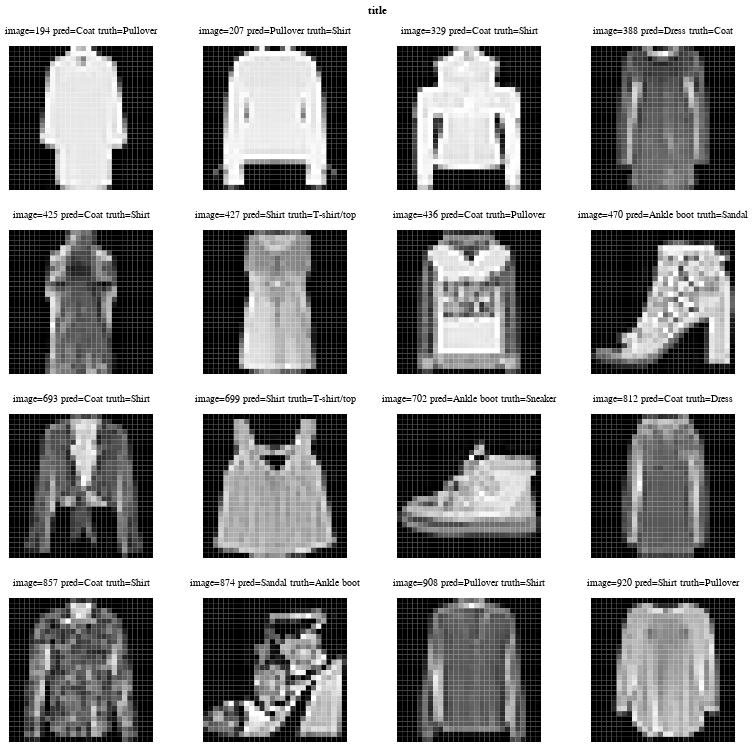

This figure's notebook cell:
### Code cell
alt.data_transformers.disable_max_rows()
heatmap = (
    alt.Chart(err_plot_df)
    .mark_rect()
    .encode(
        x="x:O",
        y="y:O",
        color=alt.Color(
            "value:Q",
            scale=alt.Scale(domain=[0, 255], range=["black", "white"]),
        ),
    )
    .properties(width=144, height=144)
    .facet(facet="title:O", columns=4)
    .configure_axis(disable=True)
    .configure_view(stroke=None)
    .configure_legend(disable=True)
)
heatmap

### Figure 1 — Vega-Lite specification as saved in the notebook (floating-point values rounded to 4 significant figures; data arrays with more than 128 entries replaced by an {"elided": "..."} marker saying what was removed)
{"config": {"view": {"continuousWidth": 300, "continuousHeight": 300, "stroke": null}, "axis": {"disable": true}, "legend": {"disable": true}}, "data": {"name": "data-1b0d58a2e73d3fd16871087401cff2e7"}, "facet": {"field": "title", "type": "ordinal"}, "spec": {"mark": {"type": "rect"}, "encoding": {"color": {"field": "value", "scale": {"domain": [0, 255], "range": ["black", "white"]}, "type": "quantitative"}, "x": {"field": "x", "type": "ordinal"}, "y": {"field": "y", "type": "ordinal"}}, "height": 144, "width": 144}, "columns": 4, "$schema": "https://vega.github.io/schema/vega-lite/v5.20.1.json", "datasets": {"data-1b0d58a2e73d3fd16871087401cff2e7": {"elided": "12544 records"}}}
